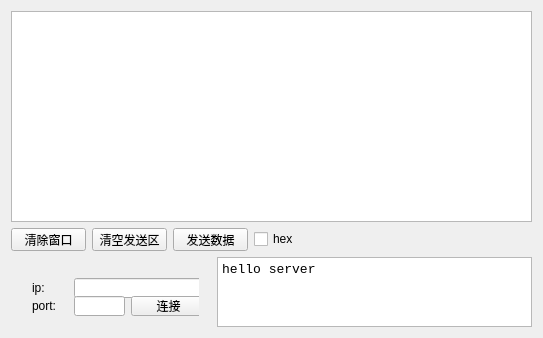
<?xml version="1.0" encoding="UTF-8"?>
<ui version="4.0">
 <class>tcp_client</class>
 <widget class="QWidget" name="tcp_client">
  <property name="geometry">
   <rect>
    <x>0</x>
    <y>0</y>
    <width>543</width>
    <height>338</height>
   </rect>
  </property>
  <property name="windowTitle">
   <string>tcp_client</string>
  </property>
  <layout class="QGridLayout" name="gridLayout">
   <item row="0" column="0">
    <layout class="QVBoxLayout" name="verticalLayout_2" stretch="30,1">
     <item>
      <layout class="QVBoxLayout" name="verticalLayout">
       <item>
        <widget class="QTextEdit" name="show_textEdit">
         <property name="font">
          <font>
           <family>Courier New</family>
           <pointsize>10</pointsize>
          </font>
         </property>
        </widget>
       </item>
       <item>
        <layout class="QHBoxLayout" name="horizontalLayout_2">
         <item>
          <layout class="QHBoxLayout" name="horizontalLayout">
           <item>
            <widget class="QPushButton" name="clear_windows_pushButton">
             <property name="minimumSize">
              <size>
               <width>75</width>
               <height>23</height>
              </size>
             </property>
             <property name="maximumSize">
              <size>
               <width>75</width>
               <height>23</height>
              </size>
             </property>
             <property name="text">
              <string>清除窗口</string>
             </property>
            </widget>
           </item>
           <item>
            <widget class="QPushButton" name="clear_send_pushButton">
             <property name="minimumSize">
              <size>
               <width>75</width>
               <height>23</height>
              </size>
             </property>
             <property name="maximumSize">
              <size>
               <width>75</width>
               <height>23</height>
              </size>
             </property>
             <property name="text">
              <string>清空发送区</string>
             </property>
            </widget>
           </item>
           <item>
            <widget class="QPushButton" name="send_pushButton">
             <property name="minimumSize">
              <size>
               <width>75</width>
               <height>23</height>
              </size>
             </property>
             <property name="maximumSize">
              <size>
               <width>75</width>
               <height>23</height>
              </size>
             </property>
             <property name="text">
              <string>发送数据</string>
             </property>
            </widget>
           </item>
           <item>
            <widget class="QCheckBox" name="hex_checkBox">
             <property name="minimumSize">
              <size>
               <width>41</width>
               <height>16</height>
              </size>
             </property>
             <property name="maximumSize">
              <size>
               <width>41</width>
               <height>16</height>
              </size>
             </property>
             <property name="text">
              <string>hex</string>
             </property>
            </widget>
           </item>
          </layout>
         </item>
         <item>
          <spacer name="horizontalSpacer_2">
           <property name="orientation">
            <enum>Qt::Horizontal</enum>
           </property>
           <property name="sizeHint" stdset="0">
            <size>
             <width>40</width>
             <height>20</height>
            </size>
           </property>
          </spacer>
         </item>
        </layout>
       </item>
      </layout>
     </item>
     <item>
      <layout class="QHBoxLayout" name="horizontalLayout_11">
       <item>
        <widget class="QWidget" name="widget_2" native="true">
         <property name="minimumSize">
          <size>
           <width>200</width>
           <height>70</height>
          </size>
         </property>
         <property name="maximumSize">
          <size>
           <width>200</width>
           <height>70</height>
          </size>
         </property>
         <widget class="QWidget" name="layoutWidget">
          <property name="geometry">
           <rect>
            <x>10</x>
            <y>10</y>
            <width>178</width>
            <height>52</height>
           </rect>
          </property>
          <layout class="QVBoxLayout" name="verticalLayout_4">
           <item>
            <layout class="QHBoxLayout" name="horizontalLayout_9">
             <item>
              <widget class="QLabel" name="label_3">
               <property name="minimumSize">
                <size>
                 <width>36</width>
                 <height>20</height>
                </size>
               </property>
               <property name="maximumSize">
                <size>
                 <width>36</width>
                 <height>20</height>
                </size>
               </property>
               <property name="text">
                <string>ip: </string>
               </property>
              </widget>
             </item>
             <item>
              <widget class="QLineEdit" name="ip_lineEdit">
               <property name="minimumSize">
                <size>
                 <width>131</width>
                 <height>20</height>
                </size>
               </property>
               <property name="maximumSize">
                <size>
                 <width>131</width>
                 <height>20</height>
                </size>
               </property>
               <property name="text">
                <string/>
               </property>
              </widget>
             </item>
            </layout>
           </item>
           <item>
            <layout class="QHBoxLayout" name="horizontalLayout_10">
             <item>
              <widget class="QLabel" name="label_4">
               <property name="minimumSize">
                <size>
                 <width>36</width>
                 <height>20</height>
                </size>
               </property>
               <property name="maximumSize">
                <size>
                 <width>36</width>
                 <height>20</height>
                </size>
               </property>
               <property name="text">
                <string>port: </string>
               </property>
              </widget>
             </item>
             <item>
              <widget class="QLineEdit" name="port_lineEdit">
               <property name="minimumSize">
                <size>
                 <width>51</width>
                 <height>20</height>
                </size>
               </property>
               <property name="maximumSize">
                <size>
                 <width>51</width>
                 <height>20</height>
                </size>
               </property>
               <property name="text">
                <string/>
               </property>
              </widget>
             </item>
             <item>
              <widget class="QPushButton" name="link_pushButton">
               <property name="minimumSize">
                <size>
                 <width>75</width>
                 <height>20</height>
                </size>
               </property>
               <property name="maximumSize">
                <size>
                 <width>75</width>
                 <height>20</height>
                </size>
               </property>
               <property name="text">
                <string>连接</string>
               </property>
               <property name="checkable">
                <bool>true</bool>
               </property>
              </widget>
             </item>
            </layout>
           </item>
          </layout>
         </widget>
        </widget>
       </item>
       <item>
        <widget class="QTextEdit" name="send_textEdit">
         <property name="font">
          <font>
           <family>Courier New</family>
           <pointsize>10</pointsize>
          </font>
         </property>
         <property name="html">
          <string>&lt;!DOCTYPE HTML PUBLIC &quot;-//W3C//DTD HTML 4.0//EN&quot; &quot;http://www.w3.org/TR/REC-html40/strict.dtd&quot;&gt;
&lt;html&gt;&lt;head&gt;&lt;meta name=&quot;qrichtext&quot; content=&quot;1&quot; /&gt;&lt;style type=&quot;text/css&quot;&gt;
p, li { white-space: pre-wrap; }
&lt;/style&gt;&lt;/head&gt;&lt;body style=&quot; font-family:'Courier New'; font-size:10pt; font-weight:400; font-style:normal;&quot;&gt;
&lt;p style=&quot; margin-top:0px; margin-bottom:0px; margin-left:0px; margin-right:0px; -qt-block-indent:0; text-indent:0px;&quot;&gt;hello server&lt;/p&gt;&lt;/body&gt;&lt;/html&gt;</string>
         </property>
        </widget>
       </item>
      </layout>
     </item>
    </layout>
   </item>
  </layout>
 </widget>
 <layoutdefault spacing="6" margin="11"/>
 <resources/>
 <connections/>
</ui>
